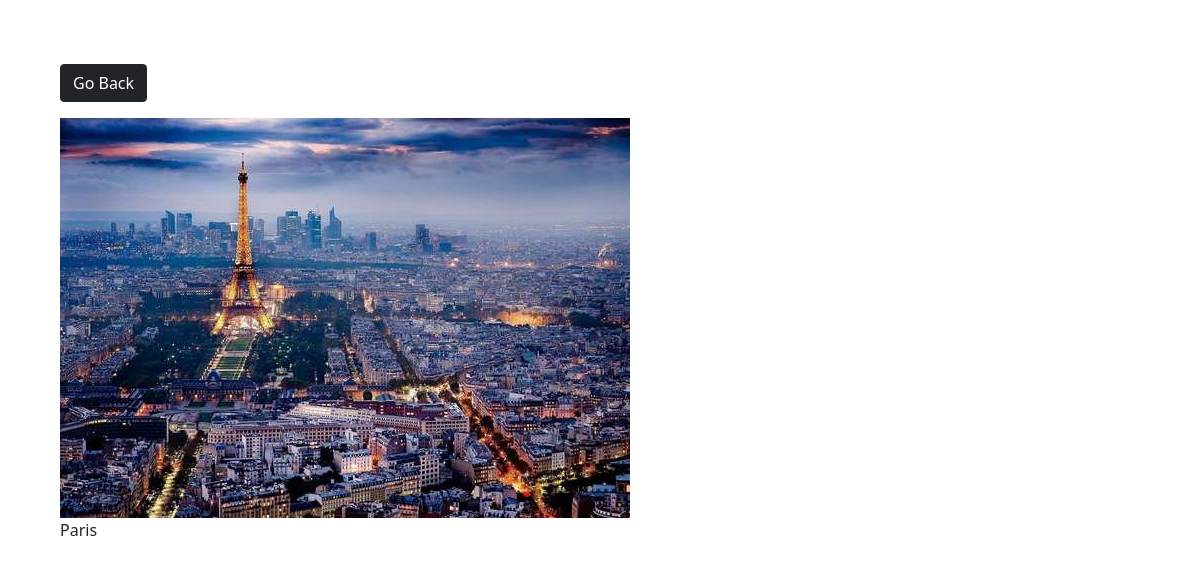
Screenshot of /photo/1/ (signed in) with the database file from the repository.
### photos/models.py (models this page shows, shortened)
class Photo(models.Model):
    category = models.ForeignKey(Category, on_delete=models.SET_NULL, null=True, blank=True)
    image = models.ImageField(null=False, blank = False)
    description = models.TextField()

### photos/views.py (the view)
# urls.py: path('photo/<str:pk>/', views.viewPhoto, name='photo'),
@login_required(login_url='login')
def viewPhoto(request, pk):
    photo = Photo.objects.get(id = pk)
    return render(request, 'photos/photo_detail.html', {'photo':photo})

### photos/templates/photos/photo_detail.html (shortened to what this page needs)
<!DOCTYPE html>
<html lang="en">
<head>
    <link href="https://cdn.jsdelivr.net/npm/bootstrap@5.0.2/dist/css/bootstrap.min.css" rel="stylesheet">
</head>
<body class="m-5">
    <div class="container">
        <div class="row justify-content-center">
            <div class="col">
                <a href="{% url 'gallery' %}" class="btn btn-dark my-3">Go Back</a>
                <div style="height: 90vh;">
                    <img src="{{photo.image.url}}" alt="" style="max-width: 100%; max-height: 100%;">
                    <p>{{photo.description}}</p>
                </div>
            </div>
        </div>
    </div>
</body>
</html>

### rows the page displays
Photo: image (picture), description "Paris"
